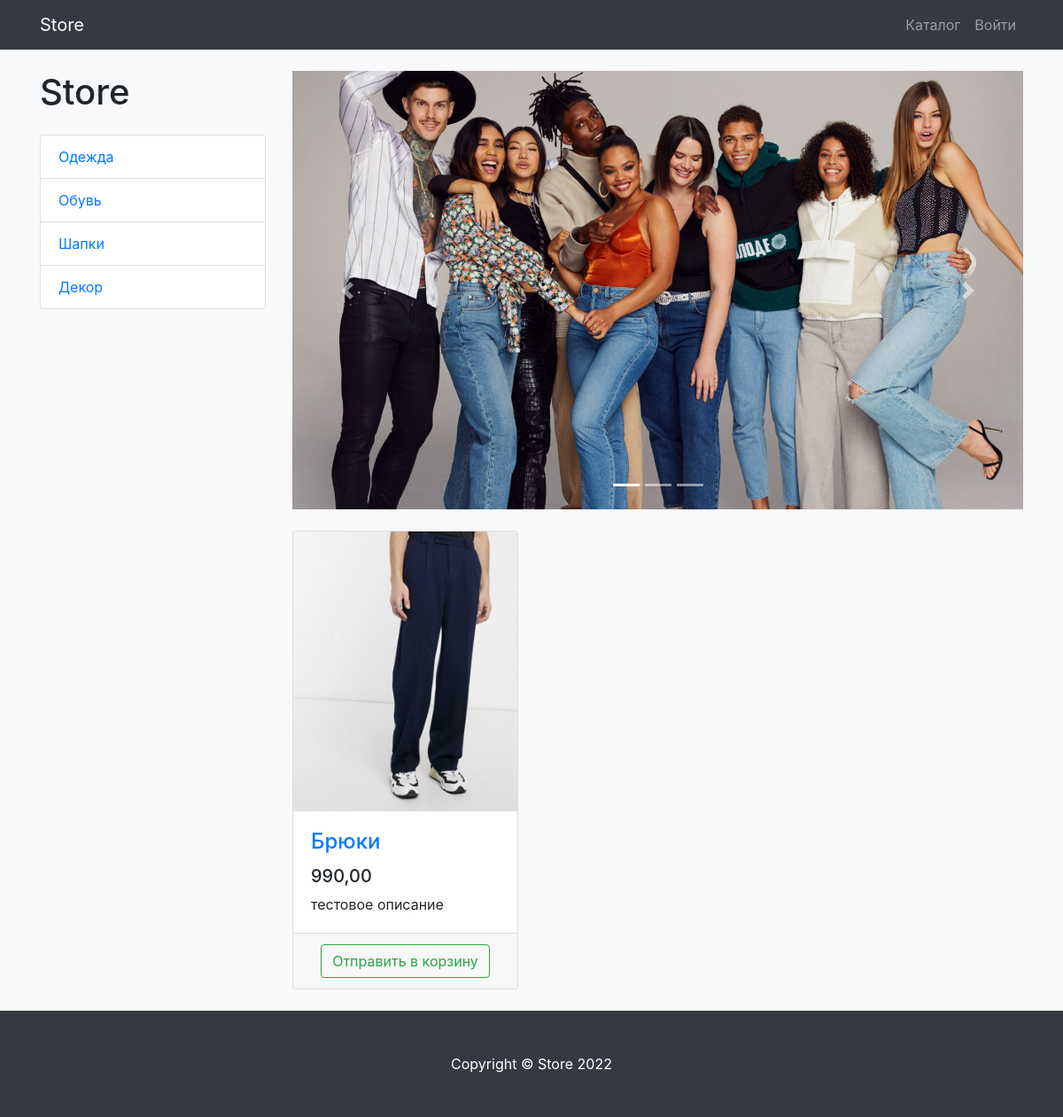
Page /products/category/1/ on the committed database.
### products/models.py (models this page shows, shortened)
class ProductCategory(models.Model):
    name = models.CharField(max_length=128, unique=True)
    description = models.TextField(null=True, blank=True)
    class Meta:
        verbose_name = 'категория'
        verbose_name_plural = 'категории'

class Product(models.Model):
    name = models.CharField(max_length=128)
    description = models.TextField(null=True, blank=True)
    price = models.DecimalField(max_digits=6, decimal_places=2)
    quantity = models.PositiveIntegerField(default=0)
    image = models.ImageField(upload_to='products_images')
    stripe_product_price_id = models.CharField(max_length=128, null=True, blank=True)
    category = models.ForeignKey(to=ProductCategory, on_delete=models.CASCADE)
    class Meta:
        verbose_name = 'продукт'
        verbose_name_plural = 'продукты'

### products/views.py (the view)
# urls.py: path('', ProductsListView.as_view(), name='index'),
class ProductsListView(TitleMixin, ListView):
    model = Product
    template_name = 'products/products.html'
    paginate_by = 3
    title = 'Store - каталог'
    def get_queryset(self):
        queryset = super(ProductsListView, self).get_queryset()
        category_id = self.kwargs.get('category_id')
        return queryset.filter(category_id=category_id) if category_id else queryset
    def get_context_data(self, *, object_list=None, **kwargs):
        context = super(ProductsListView, self).get_context_data()
        context['categories'] = ProductCategory.objects.all()
        return context

### common/views.py (called while the page is built)
    def get_context_data(self, **kwargs):
        context = super(TitleMixin, self).get_context_data(**kwargs)
        context['title'] = self.title
        return context

### products/context_processors.py (called while the page is built)
def baskets(requst):
    user = requst.user
    return {'baskets': Basket.objects.filter(user=user) if user.is_authenticated else []}

### products/templates/products/products.html (shortened to what this page needs)
{% extends 'products/base.html' %}
{% load static cache humanize %}
{% block css %}
    <link href="{% static 'vendor/css/products.css' %}" rel="stylesheet">
{% endblock %}
{% block content %}
<div class="container">
    <div class="row">
        <div class="col-lg-3">
            <h1 class="my-4">Store</h1>
            <div class="list-group">
                {% for category in categories %}
                    <a href="{% url 'products:category' category.id %}" class="list-group-item">
                        {{ category.name }}
                    </a>
                {% endfor %}
            </div>
        </div>
        <div class="col-lg-9">
            <div id="carouselExampleIndicators" class="carousel slide my-4" data-ride="carousel">
                <ol class="carousel-indicators">
                    <li data-target="#carouselExampleIndicators" data-slide-to="0" class="active"></li>
                    <li data-target="#carouselExampleIndicators" data-slide-to="1"></li>
                    <li data-target="#carouselExampleIndicators" data-slide-to="2"></li>
                </ol>
                <div class="carousel-inner" role="listbox">
                    <div class="carousel-item active">
                        <img class="d-block img-fluid" src="{% static 'vendor/img/slides/slide-1.jpg' %}" alt="First slide">
                    </div>
                </div>
                <a class="carousel-control-prev" href="#carouselExampleIndicators" role="button" data-slide="prev">
                    <span class="carousel-control-prev-icon" aria-hidden="true"></span>
                </a>
                <a class="carousel-control-next" href="#carouselExampleIndicators" role="button" data-slide="next">
                    <span class="carousel-control-next-icon" aria-hidden="true"></span>
                </a>
            </div>
            <div class="row">
            {% cache 30 object_list %}
                {% for product in object_list %}
                    <div class="col-lg-4 col-md-6 mb-4">
                    <div class="card h-100">
                        <a href="#">
                            <img class="card-img-top"
                                 src="{{ product.image.url }}"
                                 alt="">
                        </a>
                        <div class="card-body">
                            <h4 class="card-title">
                                <a href="#">{{ product.name }}</a>
                            </h4>
                            <h5>{{ product.price|intcomma }}</h5>
                            <p class="card-text">{{ product.description }}</p>
                        </div>
                        <div class="card-footer text-center">
                            <a class="btn btn-outline-success" href="{% url 'products:basket_add' product.id %}">Отправить в корзину</a>
                        </div>
                    </div>
                </div>
                {% endfor %}
            {% endcache %}
            </div>
        </div>
    </div>
</div>
{% endblock %}
{% block footer %}
<footer class="py-5 bg-dark">
    <div class="container">
        <p class="m-0 text-center text-white">Copyright &copy; Store 2022</p>
    </div>
</footer>
{% endblock %}

### rows in the picture
ProductCategory: name "Одежда"
ProductCategory: name "Обувь"
ProductCategory: name "Шапки"
ProductCategory: name "Декор"
Product: image (picture), name "Брюки", price "990,00", description "тестовое описание"
